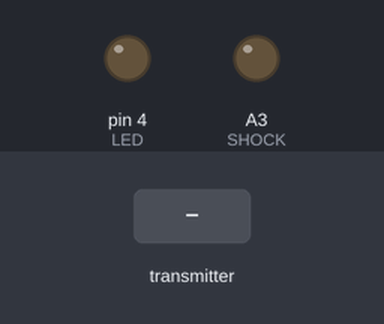
Recording of a sketch running on a simulated Arduino Uno, built with avr-gcc and run on an emulated ATmega328P. Parts: output pins drawn as LEDs (lit = HIGH). Inputs (shaded band) come from the test bench. No radio packets arrive unless stated.

Above: at 1.2 s.
1.3 s: the transmitter starts sending buttonState = 1
At 2.2 s:
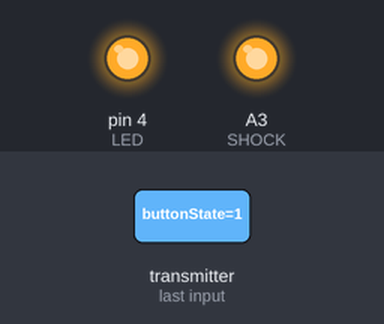
2.8 s: the transmitter starts sending buttonState = 0
At 3.4 s:
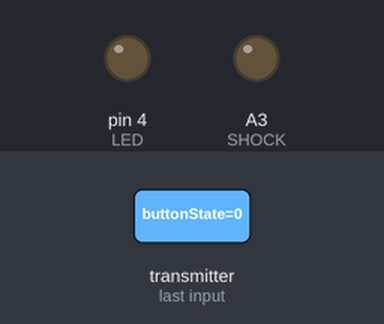
Timing chart, 0 to 5.8 s (numbered marks = the images above; inputs shaded):
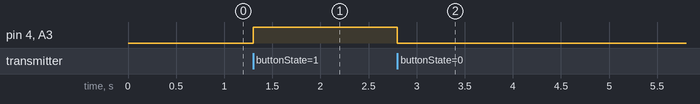

The sketch:

NRF24L01_RX.ino
```cpp
#include <SPI.h>
#include <nRF24L01.h>
#include <RF24.h>

#define LED 4
#define SHOCK A3

RF24 radio(7, 8); // CE, CSN

const byte address[6] = "00001";

bool buttonState = false;

void setup() {
  Serial.begin(9600);
  radio.begin();
  radio.openReadingPipe(1, address);
  radio.setPALevel(RF24_PA_MIN); //set RF power output to minimum RF24_PA_MIN (change to RF24_PA_MAX if required)
  radio.startListening();
  //  Serial.println(radio.isChipConnected());

  pinMode(LED, OUTPUT);
  pinMode(SHOCK, OUTPUT);
  digitalWrite(LED, 0);
  analogWrite(SHOCK, 0);
}

void loop() {
  if (radio.available()) {
    radio.read(&buttonState, sizeof(buttonState));
    //    delay(100);
  }
  if (buttonState == 1) {
    analogWrite(SHOCK, 255);
  }
  else {
    analogWrite(SHOCK, 0);
  }
  digitalWrite(LED, buttonState);
}
```

Measured:
- after the input at 1.3 s, pin 4 (LED), A3 (SHOCK): LOW → HIGH at once
- after the input at 2.8 s, pin 4 (LED), A3 (SHOCK): HIGH → LOW at once
